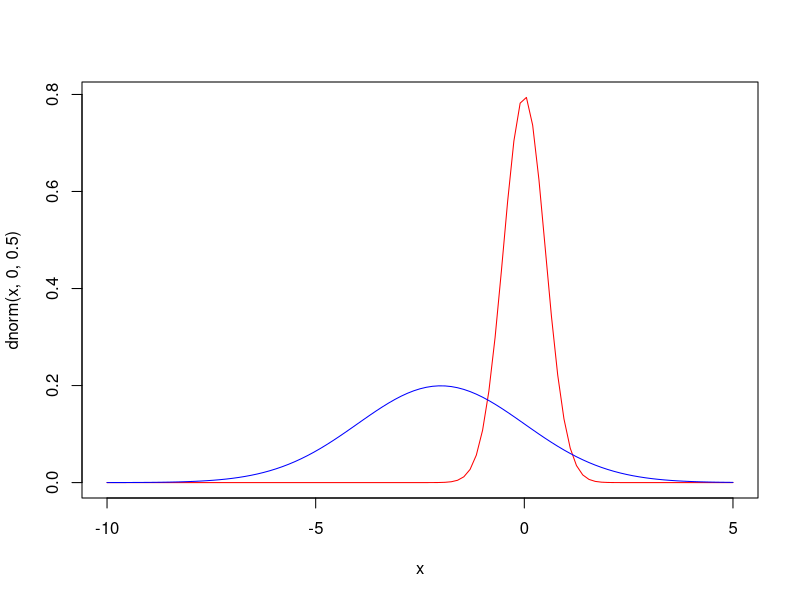
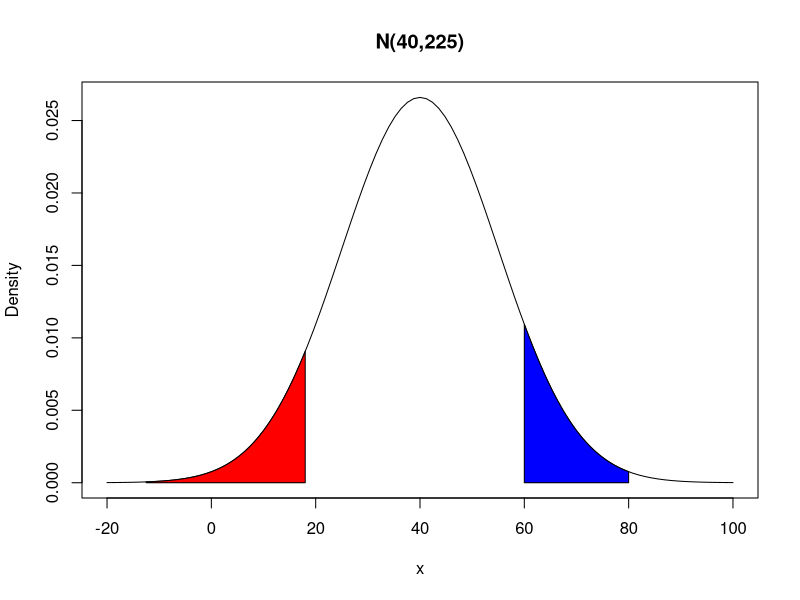
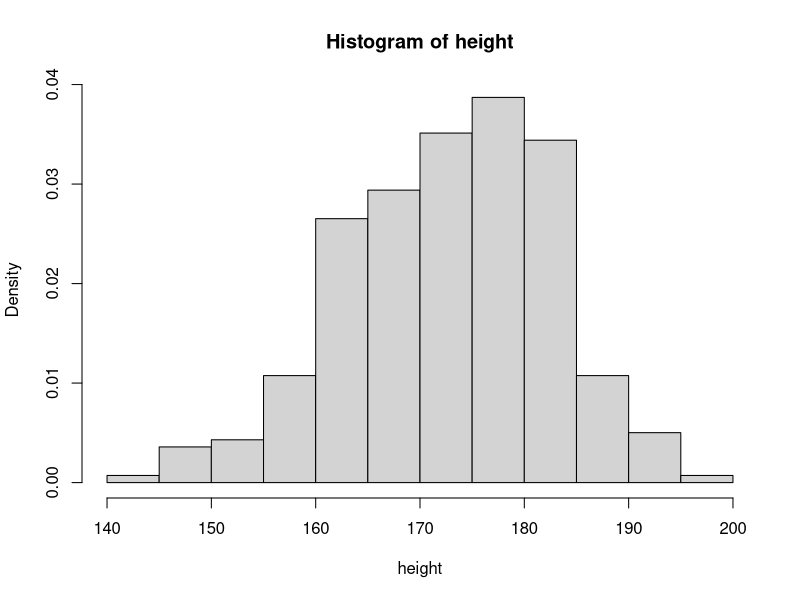

Write R code to recreate these figures, in order. (Note: this script raises an error after producing the figures.)
## ---- chunk 1
math1005 = read.csv("data/math1005_cleaned.csv")
str(math1005)
height = na.omit(math1005$Height)
## ---- chunk 2
### here is an example
curve(dnorm(x, 0, 0.5), xlim = c(-10, 5), col = "red")
curve(dnorm(x, -2, 2), xlim = c(-10, 5), col = "blue", add=TRUE)
## ---- chunk 3
curve(dnorm(x,40,15),from=-20,to=100,ylab="Density",main="N(40,225)")
x= seq(-3.5,3.5,length=1000)*15 + 40
y = dnorm(x,40,15)
y18 = dnorm(18, 40, 15)
polygon(c(min(x), x[x<18], 18, 18), c(0, y[x<18], y18 , 0), col="red")
y60 = dnorm(60, 40, 15)
y80 = dnorm(80, 40, 15)
polygon(c(60, 60, x[x>60&x<80], 80, 80), c(0, y60, y[x>60&x<80], y80, 0), col="blue")
## ---- chunk 4
### Write your code here
Mselect = !is.na(math1005$Height) & math1005$Gender == "Male"
Height = math1005$Height[Mselect]
sum(Height)
# plot the histogram 
hist(x = height, freq = F, breaks = 10)
means = mean(height)
sds = sd(height)
curve(dnorm(height,mean,sd))
# 
## ---- chunk 5
### Write your code here
#
## ---- chunk 6
### Write your code here
#
## ---- chunk 7
### Write your code here

## ---- chunk 8
### Write your code here
1 - pnorm(188, mean = mean(Height) , sd =  sd(Height))
pnorm(188, mean = mean(Height) , sd =  sd(Height), lower.tail = F)
## ---- chunk 9
### Write your code here
pnorm(211, mean = mean(Height), sd = sd(Height), lower.tail = F)
## ---- chunk 10
### Write your code here
print(pnorm(180, mean = mean(Height), sd = sd(Height)) - pnorm(170, mean = mean(Height), sd = sd(Height)))
## ---- chunk 11
### Write your code here
pnorm(176, mean = mean(Height), sd = sd(Height))
## ---- chunk 12
### Write your code here
qnorm(0.9,mean = mean(Height), sd = sd(Height))
## ---- chunk 13
### Write your code here
qnorm(0.4, mean = 188, sd = 6.53)
## ---- chunk 14
### Write your code here

## ---- chunk 15
### Write your code here

## ---- chunk 16
### Write your code here

## ---- chunk 17
### Write your code here

## ---- chunk 18
### Write your code here

## ---- chunk 19
### Write your code here

## ---- chunk 20
### Write your code here

## ---- chunk 21
### Write your code here

## ---- chunk 22
### Write your code here

## ---- chunk 23
### Write your code here

